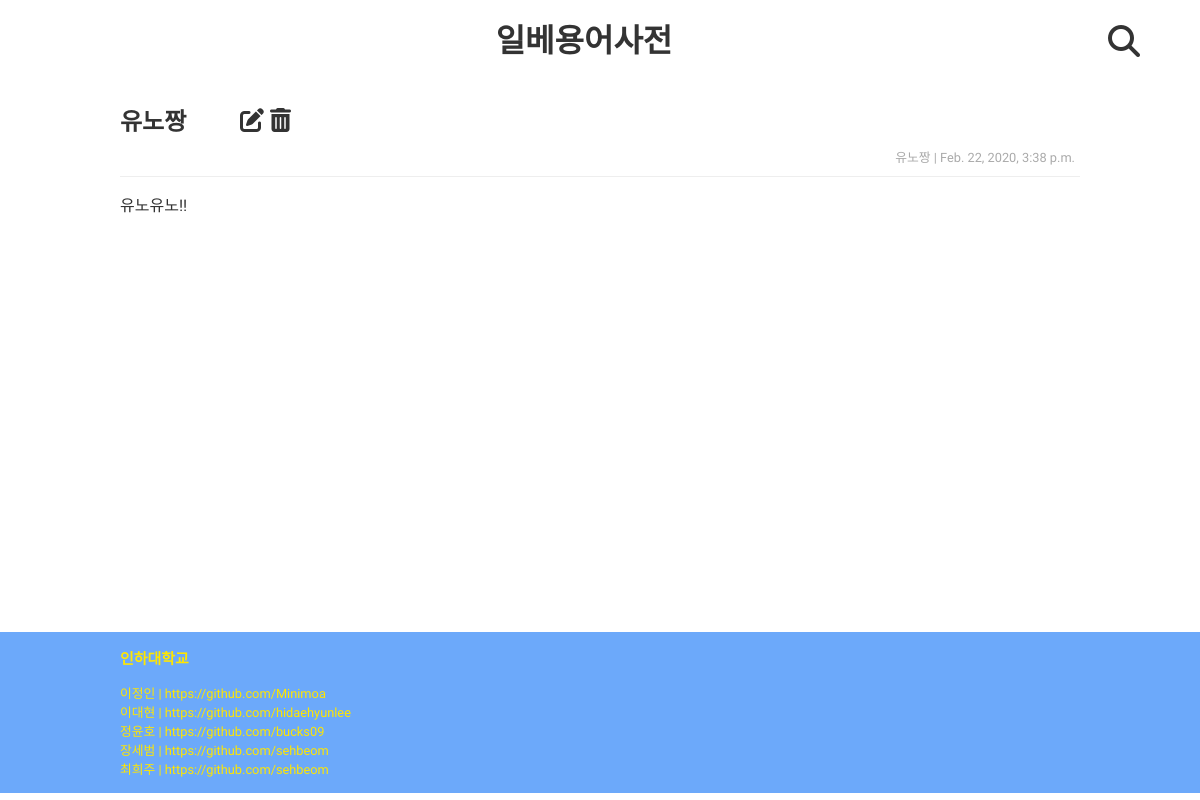
The app's page /word/detail/15 with its own data.
### ms/models.py (models this page shows, shortened)
class Word(models.Model):
    title = models.CharField(max_length = 50)
    pub_date = models.DateTimeField(auto_now=True)
    writer = models.CharField(max_length = 50)
    content = models.TextField()

### ms/views.py (the view)
# urls.py: path('detail/<int:word_id>', views.detail, name = 'detail'),
def detail(req, word_id):
    word = get_object_or_404(Word, id = word_id) # get_object_or_404(Word, pk = word_id)
    return render(req, 'detail.html', {'word' : word})

### ms/templates/detail.html (shortened to what this page needs)
{% extends 'layout.html' %}
{% block layoutblock %}
<section id="detail">
    <h2>{{word.title}}</h2>
    <div>
      <a href="{% url 'edit' word.id %}" class="fas fa-edit"></a>
      <a href="#" class="fas fa-trash-alt" no="{{word.id}}"></a>
    </div>
    <p class="small">{{word.writer}} | {{word.pub_date}}</p>
    <div>{{word.content}}</div>
</section>
{%endblock%}

### ms/static/stylesheet.css (style rules this page uses)
* { font-family: 'Song Myung', sans-serif; --basic-br-color:#eeeeee; --basic-txt-color:#333; color:var(--basic-txt-color); padding:0; margin:0; }
a { text-decoration: none; color:var(--basic-txt-color); }
body { width: 100%; height:100%; }
section { display:block; width:80%; min-height:500px; margin:auto; margin-top:6%; padding:30px 0px 30px 0px; }
.small { font-size: 0.8em; color:#aaa; float:right; display: block; padding:10px 5px; }
#detail h1, #detail div { clear:right; }
#detail div:nth-child(2) { width:10%; position: absolute; left:20%; margin-top:-30px; font-size: 1.5em; }
#detail div:nth-child(4) { border-top:1px solid var(--basic-br-color); padding-top:15px; }

### records on screen
Word: title "유노짱", writer "유노짱", pub_date "Feb. 22, 2020, 3:38 p.m.", content "유노유노!!"
